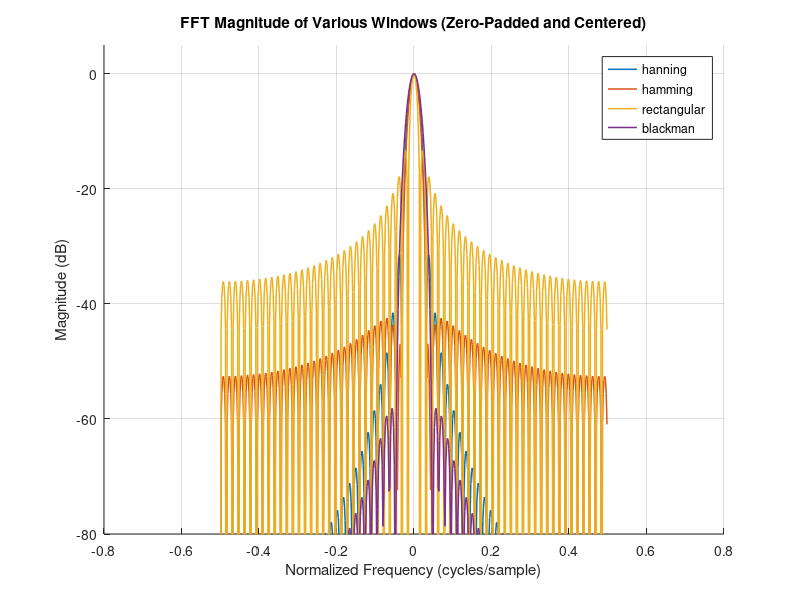

MATLAB code to generate this figure:
clc;
clear all;
close all;
pkg load signal


M = 64;
N = 512;

hM = floor(M/2);
hN = floor(N/2);


f = (-N/2:N/2-1)'/N;


windows = {
    hanning(M), 'hanning';
    hamming(M), 'hamming';
    ones(M,1), 'rectangular';
    blackman(M), 'blackman'
    };

figure; hold on;
for k = 1:size(windows,1)
    w = windows{k,1};
    label = windows{k,2};


    buf = zeros(N,1);
    start_idx = hN - hM + 1;
    end_idx = start_idx + M - 1;
    buf(start_idx:end_idx) = w;


    X = fft(buf);
    X_shifted = fftshift(X);
    magX = abs(X_shifted);
    magX = magX / sum(w);
    dbX = 20*log10(magX + eps);
    plot(f, dbX, 'LineWidth',1.1,'DisplayName', label);

    % Save frequency and magnitude dB to .dat file
    data = [f, dbX];
    filename = sprintf('%s_window.dat', label);
    save('-ascii', filename, 'data');
end
% Plot settings
xlabel('Normalized Frequency (cycles/sample)');
ylabel('Magnitude (dB)');
title('FFT Magnitude of Various Windows (Zero-Padded and Centered)');
grid on;
ylim([-80 5]);
legend('location', 'northeast');
hold off;
